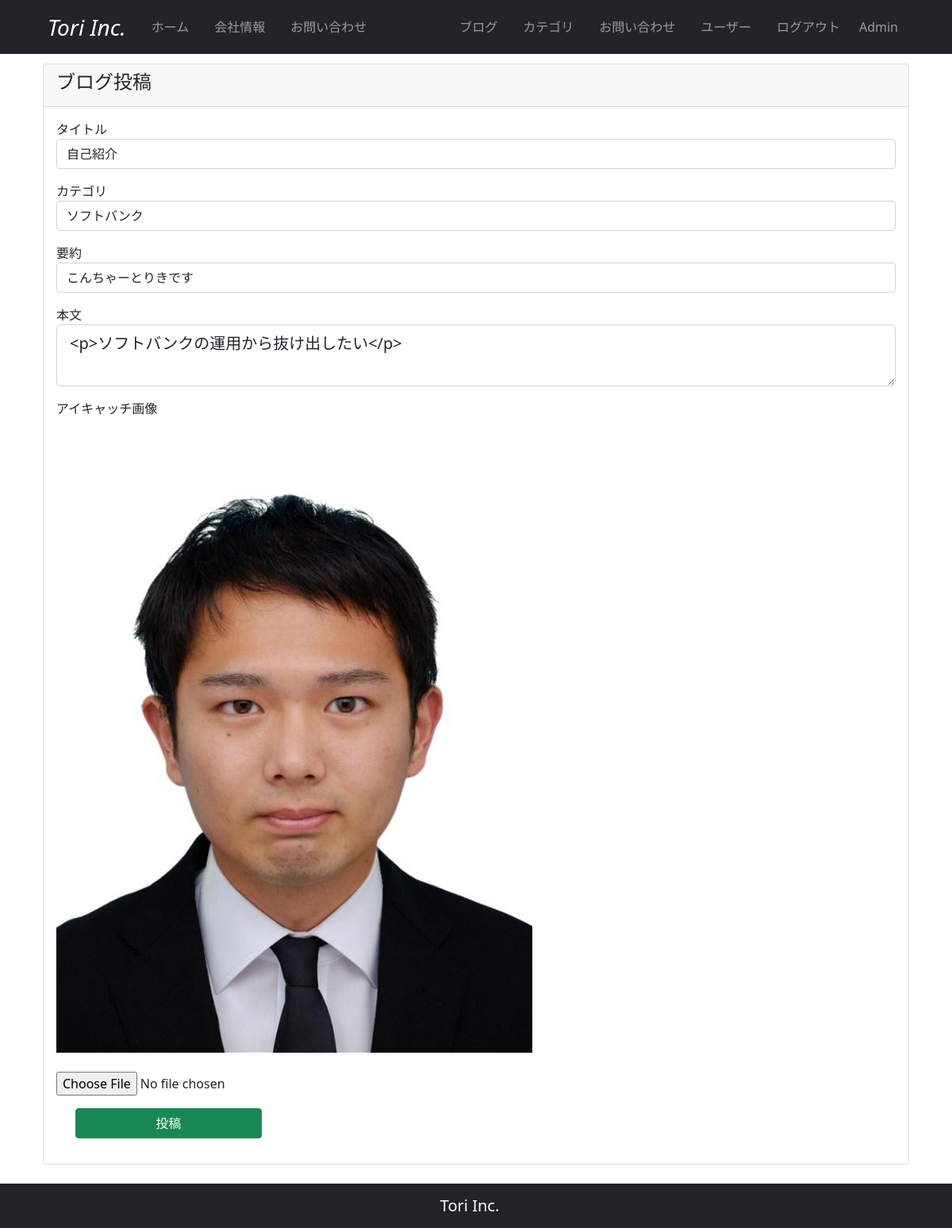
Screenshot of /1/update_post (signed in) with the database file from the repository.
### company_blog/models.py (models this page shows, shortened)
class User(db.Model, UserMixin):
    __tablename__ = 'users'
    id = db.Column(db.Integer, primary_key=True)
    email = db.Column(db.String(64), unique=True, index=True)
    username = db.Column(db.String(64), unique=True, index=True)
    password_hash = db.Column(db.String(128))
    administrator = db.Column(db.String(1))
    post = db.relationship('BlogPost', backref='author', lazy='dynamic')
    @property
    def password(self):
        raise AttributeError('password is not a readable attribute')

class BlogPost(db.Model):
    __tablename__ = 'blog_post'
    id = db.Column(db.Integer, primary_key=True)
    user_id = db.Column(db.Integer, db.ForeignKey('users.id'))
    category_id = db.Column(db.Integer, db.ForeignKey('blog_category.id'))
    date = db.Column(db.DateTime, default=datetime.now(timezone('Asia/Tokyo')))
    title = db.Column(db.String(140))
    text = db.Column(db.Text)
    summary = db.Column(db.String(140))
    featured_image = db.Column(db.String(140))

### company_blog/main/views.py (the view)
@main.route('/<int:blog_post_id>/update_post', methods=['GET', 'POST'])
@login_required
def update_blog_post(blog_post_id):
    post = BlogPost.query.get_or_404(blog_post_id)
    if post.author != current_user:
        abort(403)
    form = BlogPostForm()
    if form.validate_on_submit():
        post.title = form.title.data
        post.category_id = form.category.data
        post.summary = form.summary.data
        post.text = form.text.data
        if form.picture.data:
            post.featured_image = add_featured_image(form.picture.data)
        db.session.commit()
        flash('ブログ記事が更新されました')
        return redirect(url_for('main.blog_post', blog_post_id=post.id))
    elif request.method == 'GET':
        form.title.data = post.title
        form.category.data = post.category_id
        form.summary.data = post.summary
        form.text.data = post.text
        form.picture.data = post.featured_image
    return render_template('create_post.html', form=form)

### company_blog/main/forms.py
class BlogPostForm(FlaskForm):
    title = StringField('タイトル', validators=[DataRequired()])
    category = SelectField('カテゴリ', coerce=int)
    summary = StringField('要約', validators=[DataRequired()])
    text = TextAreaField('本文', validators=[DataRequired()])
    picture = FileField('アイキャッチ画像', validators=[FileAllowed(['jpg', 'png'])])
    submit = SubmitField('投稿')
    def _set_category(self):
        blog_categories = BlogCategory.query.all()
        self.category.choices = [(blog_category.id, blog_category.category) for blog_category in blog_categories]
    def __init__(self, *args, **kwargs):
        super().__init__(*args, **kwargs)
        self._set_category()

### company_blog/__init__.py (called while the page is built)
@event.listens_for(Engine, "connect")
def set_sqlite_pragma(dbapi_connection, connection_record):
    cursor = dbapi_connection.cursor()
    cursor.execute("PRAGMA foreign_keys=ON")
    cursor.close()

### company_blog/models.py (called while the page is built)
@login_manager.user_loader
def load_user(user_id):
    return User.query.get(user_id)

### company_blog/templates/create_post.html (shortened to what this page needs)
{% extends "base.html" %}
{% block content %}
  <section id="blog_post">
    <div class="container my-3">
        <div class="row">
          <div class="col">
            <div class="card">
              <div class="card-header">
                <h4>ブログ投稿</h4>
              </div>
              <div class="card-body">
                <form method="POST" enctype="multipart/form-data">
                  <div class="mb-3">
                    {{ form.title.label(class="form-control-label") }}
                    {{ render_field(form.title, class='form-control') }}
                  </div>
                  <div class="mb-3">
                    {{ form.category.label(class="form-control-label") }}
                    {{ render_field(form.category, class="form-control") }}
                  </div>
                  <div class="mb-3">
                    {{ form.summary.label(class="form-control-label") }}
                    {{ render_field(form.summary, class="form-control") }}
                  </div>
                  <div class="mb-3">
                    {{ form.text.label(class="form-control-label") }}
                    {{ render_field(form.text, class="form-control form-control-lg") }}
                  </div>
                  <div class="mb-3">
                    {{ form.picture.label(class="form-control-label") }}
                    <br>
                    {% if form.picture.data %}
                    <div style="text-align: left;">
                      <img src="{{ url_for('static', filename='featured_image/' + form.picture.data) }}">
                    </div>
                    {% endif %}
                    <br>
                    {{ render_field(form.picture, class="form-control-file") }}
                  </div>
                  <div class="container mb-3">
                    <div class="row">
                      <div class="col-md-3">
                        {{ form.submit(class="btn btn-success w-100") }}
                      </div>
                    </div>
                  </div>
                </form>
              </div>
            </div>
          </div>
        </div>
    </div>
  </section>
{% endblock %}

### company_blog/templates/base.html (shortened to what this page needs)
<!DOCTYPE html>
<html lang="en">
<head>
  <link href="https://cdn.jsdelivr.net/npm/bootstrap@5.0.2/dist/css/bootstrap.min.css" rel="stylesheet">
</head>
<body>
  <nav class="navbar navbar-expand-lg navbar-dark bg-dark px-5 fixed-top">
    <div class="container-fluid">
      <a class="navbar-brand fs-3 fst-italic" href="{{ url_for('main.index') }}">Tori Inc.</a>
      <div class="collapse navbar-collapse" id="navbarNav">
        <ul class="navbar-nav">
          <li class="nav-item px-2">
            <a class="nav-link" href="{{ url_for('main.index') }}">ホーム</a>
          </li>
          <li class="nav-item px-2">
            <a class="nav-link" href="#">会社情報</a>
          </li>
          <li class="nav-item px-2">
            <a class="nav-link" href="{{url_for('main.inquiry')}}">お問い合わせ</a>
          </li>
        </ul>
      </div>
      <div class="collapse navbar-collapse justify-content-md-end" id="navbarNav">
        <ul class="navbar-nav">
          <li class="nav-item px-2">
            <a class="nav-link" href="{{url_for('main.blog_maintenance')}}">ブログ</a>
          </li>
          <li class="nav-item px-2">
            <a class="nav-link" href="{{url_for('main.category_maintenance')}}">カテゴリ</a>
          </li>
          <li class="nav-item px-2">
            <a class="nav-link" href="{{url_for('main.inquiry_maintenance')}}">お問い合わせ</a>
          </li>
          <li class="nav-item px-2">
            <a class="nav-link" href="{{url_for('users.user_maintenance')}}">ユーザー</a>
          </li>
          {% if current_user.is_authenticated %}
          <li class="nav-item px-2">
            <a class="nav-link" href="{{url_for('users.logout')}}">ログアウト</a>
          </li>
          <li class="navbar-text px-2">
            {{ current_user.username }}
          </li>
          {% endif %}
        </ul>
      </div>
    </div>
  </nav>
  {% from "_formhelpers.html" import render_field %}
  <div class="container" style="padding-top: 4rem; padding-bottom: 4rem;">
    {% block content %}
    {% endblock %}
  </div>
  <nav class="navbar fixed-bottom navbar-expand-sm navbar-dark bg-dark fixed-bottom">
    <div class="container-fluid justify-content-center">
      <span class="navbar-brand">Tori Inc.</span>
    </div>
  </nav>
</body>
</html>

### company_blog/templates/_formhelpers.html (shortened to what this page needs)
{% macro render_field(field) %}
{{ field(**kwargs)|safe }}
{% endmacro %}

### rows the page displays
User: username "Admin"
BlogPost: title "自己紹介", category "ソフトバンク", summary "こんちゃーとりきです", text "<p>ソフトバンクの運用から抜け出したい</p>", featured_image (picture)
